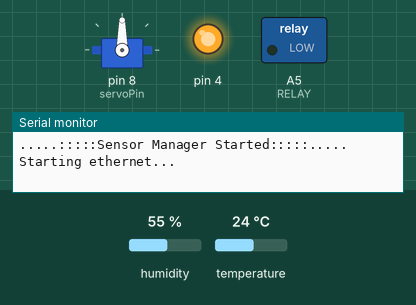
Recording of a sketch running on a simulated Arduino Uno, built for the host (arithmetic inside an expression is 32-bit, double 64-bit). Parts: servo, switched loads named in the sketch (green lamp = pin HIGH), output pins drawn as LEDs (lit = HIGH), the last lines printed to the serial monitor. Wiring (inferred from the names in the program): DHT11 sensor: data pin 7. Inputs (shaded band) come from the test bench; at power-on: humidity 55 %, temperature 24 °C. WiFi joins after 1.5 s; servers stay silent unless stated; uploads are accepted with an empty reply.

Above: at 0.1 s.
At 8.3 s:
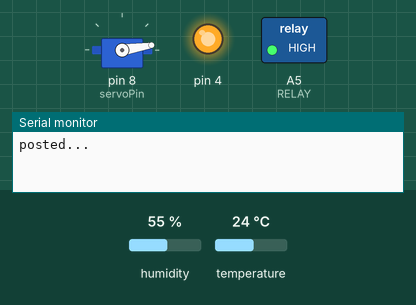
At 12.42 s:
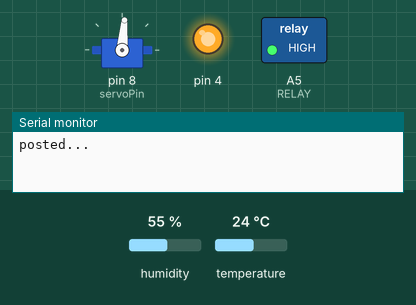
At 36.7 s:
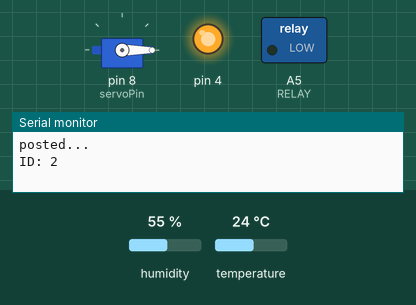
Timing chart, 0 to 38.2 s (numbered marks = the images above):
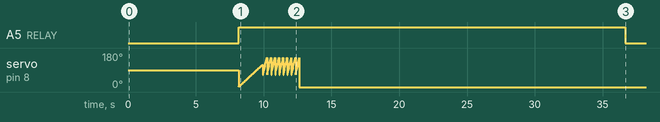

The sketch:

sensorManager.ino
```cpp
#include "DHT.h"
#define DHTPIN 7 // DHT11 sensor is connected on pin 7
#define DHTTYPE DHT11 // Define DHT11 sensor

#include <Ethernet.h> // include ethernet shield library
#include <SPI.h>

#include <Servo.h>

Servo myservo;  // create servo object to control a servo. A maximum of eight servo objects can be created

int RELAY = A5;

int servoPin = 8;
int timer = 0;
int pos;

int groundHumiditySensorInputPin = 0; //analogRead 0 is the analog pin where A0 is connected
int scheduler = 20000;
int defaultDelay = 2000;
int id = 1; // id of the data that read by sensors

byte mac[] = {
  0xDE, 0xAD, 0xBE, 0xEF, 0xFE, 0xED };
//char serverName[] = "45.55.40.47/planten"; // server domain
IPAddress server(45,55,40,47);
//String ipServer = "45.55.40.47/planten";
int serverPort = 80; // server\"s port
char pageName[] = "/create"; // page on the server
IPAddress ip(192, 168, 0, 177); // Set the static IP address to use if the DHCP fails to assign
EthernetClient client;

int totalCount = 0;
String jsonRequest = "";

DHT dht(DHTPIN, DHTTYPE);

void setup()
{
  pinMode(RELAY, OUTPUT);
  Serial.begin(9600);
  myservo.attach(servoPin);

  while (!Serial) {
    ; // wait for serial port to connect. Needed for native USB port only
  }

  Serial.println(".....:::::Sensor Manager Started:::::.....");

  // disable SD SPI
  pinMode(4,OUTPUT);
  digitalWrite(4,HIGH);

  Serial.println("Starting ethernet...");

  // start the Ethernet connection:
  if (Ethernet.begin(mac) == 0) {
    Serial.println("Failed to configure Ethernet using DHCP");
    Ethernet.begin(mac, ip); // try to congifure using IP address instead of DHCP:
  }

  delay(defaultDelay);
  Serial.println(F("connecting..."));
  dht.begin();
}

void loop()
{
  Serial.println();
  Serial.print("ID: ");
  Serial.println(id);

  jsonRequest = "{";

  delay(defaultDelay);
  luchtVochtTemp();

  delay(defaultDelay);
  grondMeting();

  postData();
  jsonRequest = "";

  id = id + 1;
  pompOn();
  setSeedState(true);
  delay(scheduler);
  pompOff();
}

void grondMeting() {
  float firstSensor = analogRead(groundHumiditySensorInputPin);
  Serial.print("Ground Humidity: ");
  Serial.println(firstSensor);

  float sensor0P = 100.00 - ( ( 100.00 * firstSensor ) / 1023.00 );
  int sensorInt = (int) sensor0P;
  Serial.print("Ground Humidity Procent: "); //vochtigheid van water is max 80 procent
  Serial.println("");
  jsonRequest = jsonRequest + "\"ground_humidity\": [{ \"value\": " + sensorInt + "}]}";
  Serial.print(sensorInt);
  Serial.print("%");
  Serial.println();
}

void luchtVochtTemp() {

  // Reading temperature or humidity takes about 250 milliseconds!
  // Sensor readings may also be up to 2 seconds \"old\" (its a very slow sensor)
  float h = dht.readHumidity();
  // Read temperature as Celsius (the default)
  float t = dht.readTemperature();
  // Read temperature as Fahrenheit (isFahrenheit = true)
  float f = dht.readTemperature(true);

  // Check if any reads failed and exit early (to try again).
  if (isnan(h) || isnan(t) || isnan(f)) {
    Serial.println("Failed to read from DHT sensor!");
    return;
  }

  String airTemp = String((int)t, (unsigned char)DEC);
  String airHum = String((int)h, (unsigned char)DEC);

  float hif = dht.computeHeatIndex(f, h); // Compute heat index in Fahrenheit (the default)
  float hic = dht.computeHeatIndex(t, h, false); // Compute heat index in Celsius (isFahreheit = false)

  jsonRequest = jsonRequest + "\"temperature\": [{ \"value\": " + airTemp + ",\"unit\": \"C\"}], \"air_humidity\": [{ \"value\": " + airHum + "}],";

  Serial.print("Air Humidity: ");
  Serial.print(h);
  Serial.println(" %\t");
  Serial.print("Air Temperature: ");
  Serial.print(t);
  Serial.print("C ");
  Serial.print(f);
  Serial.println("F\t");
  Serial.print("Air Heat index: ");
  Serial.print(hic);
  Serial.print("C ");
  Serial.print(hif);
  Serial.println("F");
}

/**
 * Method to postData to Webservice
 */
void postData() {
  //String jsonRequest = "{\"temperature\": [{ \"value\": 6,\"unit\": \"C\", \"timestamp\": 1444498560}], \"air_humidity\": [{ \"value\": 70, \"timestamp\": 1444498560}], \"ground_humidity\": [{ \"value\": 80, \"timestamp\": 1444498560}]}";

  if (client.connect(server, serverPort)) { // REPLACE WITH YOUR SERVER ADDRESS
    Serial.println(F("Making HTTP request..."));
    client.println("POST /planten/create HTTP/1.1");
    client.println("Host: funda.ga"); // SERVER ADDRESS HERE TOO
    client.println("User-Agent: Arduino/1.0");
    client.println("Connection: close");
    client.println("Content-Type: application/json charset=UTF-8");
    client.print("Content-Length: ");
    client.println(jsonRequest.length());
    client.println();
    Serial.println(jsonRequest);
    client.print(jsonRequest);
    Serial.println("posted...");
  }
  else {
    Serial.println("Connection failed to post");
    Serial.println("Disconnecting.");
    client.stop();
  }

  if (client.connected()) {
    client.stop();	// DISCONNECT FROM THE SERVER
  }
}

void pompOn(){
  digitalWrite(RELAY, HIGH);
}

void pompOff(){
  digitalWrite(RELAY, LOW);
}

void setSeedState(bool state){
  if(!state){
    digitalWrite(servoPin,LOW);
  }
  if(state){
    digitalWrite(servoPin,HIGH);
    RotateServo();
  }
}

void RotateServo(){
  for(timer = 0; timer < 400; timer += 1)
  {
    if (timer > 0 && timer < 120) // start rotating servo
    {
      myservo.write(timer);
      delay(15);
    }

    if (timer > 120 && timer < 130) // shake servo
    {
      for(pos = 60; pos < 160; pos += 5)
      {
        myservo.write(pos);
        delay(15);
      }
    }

    if (timer > 130 && timer < 400) // stop servo
    {
      myservo.write(0);
      delay(15);
    }

    if (timer == 400) // restart servo process
    {
      timer = 1;
    }
    setSeedState(false);
  }
}
```

DHT.cpp
```cpp
// (licence header left out)
#include "DHT.h"

#define MIN_INTERVAL 2000

DHT::DHT(uint8_t pin, uint8_t type, uint8_t count) {
  _pin = pin;
  _type = type;
  _bit = digitalPinToBitMask(pin);
  _port = digitalPinToPort(pin);
  _maxcycles = microsecondsToClockCycles(1000);  // 1 millisecond timeout for
                                                 // reading pulses from DHT sensor.
  // Note that count is now ignored as the DHT reading algorithm adjusts itself
  // basd on the speed of the processor.
}

void DHT::begin(void) {
  // set up the pins!
  pinMode(_pin, INPUT_PULLUP);
  // Using this value makes sure that millis() - lastreadtime will be
  // >= MIN_INTERVAL right away. Note that this assignment wraps around,
  // but so will the subtraction.
  _lastreadtime = -MIN_INTERVAL;
  DEBUG_PRINT("Max clock cycles: "); DEBUG_PRINTLN(_maxcycles, DEC);
}

//boolean S == Scale.  True == Fahrenheit; False == Celcius
float DHT::readTemperature(bool S, bool force) {
  float f = NAN;

  if (read(force)) {
    switch (_type) {
    case DHT11:
      f = data[2];
      if(S) {
        f = convertCtoF(f);
      }
      break;
    case DHT22:
    case DHT21:
      f = data[2] & 0x7F;
      f *= 256;
      f += data[3];
      f /= 10;
      if (data[2] & 0x80) {
        f *= -1;
      }
      if(S) {
        f = convertCtoF(f);
      }
      break;
    }
  }
  return f;
}

float DHT::convertCtoF(float c) {
  return c * 9 / 5 + 32;
}

float DHT::convertFtoC(float f) {
  return (f - 32) * 5 / 9;
}

float DHT::readHumidity(bool force) {
  float f = NAN;
  if (read()) {
    switch (_type) {
    case DHT11:
      f = data[0];
      break;
    case DHT22:
    case DHT21:
      f = data[0];
      f *= 256;
      f += data[1];
      f /= 10;
      break;
    }
  }
  return f;
}

//boolean isFahrenheit: True == Fahrenheit; False == Celcius
float DHT::computeHeatIndex(float temperature, float percentHumidity, bool isFahrenheit) {
  // Adapted from equation at: https://github.com/adafruit/DHT-sensor-library/issues/9 and
  // Wikipedia: http://en.wikipedia.org/wiki/Heat_index
  if (!isFahrenheit) {
    // Celsius heat index calculation.
    return -8.784695 +
             1.61139411 * temperature +
             2.338549   * percentHumidity +
            -0.14611605 * temperature*percentHumidity +
            -0.01230809 * pow(temperature, 2) +
            -0.01642482 * pow(percentHumidity, 2) +
             0.00221173 * pow(temperature, 2) * percentHumidity +
             0.00072546 * temperature*pow(percentHumidity, 2) +
            -0.00000358 * pow(temperature, 2) * pow(percentHumidity, 2);
  }
  else {
    // Fahrenheit heat index calculation.
    return -42.379 +
             2.04901523 * temperature +
            10.14333127 * percentHumidity +
            -0.22475541 * temperature*percentHumidity +
            -0.00683783 * pow(temperature, 2) +
            -0.05481717 * pow(percentHumidity, 2) +
             0.00122874 * pow(temperature, 2) * percentHumidity +
             0.00085282 * temperature*pow(percentHumidity, 2) +
            -0.00000199 * pow(temperature, 2) * pow(percentHumidity, 2);
  }
}

boolean DHT::read(bool force) {
  // Check if sensor was read less than two seconds ago and return early
  // to use last reading.
  uint32_t currenttime = millis();
  if (!force && ((currenttime - _lastreadtime) < 2000)) {
    return _lastresult; // return last correct measurement
  }
  _lastreadtime = currenttime;

  // Reset 40 bits of received data to zero.
  data[0] = data[1] = data[2] = data[3] = data[4] = 0;

  // Send start signal.  See DHT datasheet for full signal diagram:
  //   http://www.adafruit.com/datasheets/Digital%20humidity%20and%20temperature%20sensor%20AM2302.pdf

  // Go into high impedence state to let pull-up raise data line level and
  // start the reading process.
  digitalWrite(_pin, HIGH);
  delay(250);

  // First set data line low for 20 milliseconds.
  pinMode(_pin, OUTPUT);
  digitalWrite(_pin, LOW);
  delay(20);

  uint32_t cycles[80];
  {
    // Turn off interrupts temporarily because the next sections are timing critical
    // and we don't want any interruptions.
    InterruptLock lock;

    // End the start signal by setting data line high for 40 microseconds.
    digitalWrite(_pin, HIGH);
    delayMicroseconds(40);

    // Now start reading the data line to get the value from the DHT sensor.
    pinMode(_pin, INPUT_PULLUP);
    delayMicroseconds(10);  // Delay a bit to let sensor pull data line low.

    // First expect a low signal for ~80 microseconds followed by a high signal
    // for ~80 microseconds again.
    if (expectPulse(LOW) == 0) {
      DEBUG_PRINTLN(F("Timeout waiting for start signal low pulse."));
      _lastresult = false;
      return _lastresult;
    }
    if (expectPulse(HIGH) == 0) {
      DEBUG_PRINTLN(F("Timeout waiting for start signal high pulse."));
      _lastresult = false;
      return _lastresult;
    }

    // Now read the 40 bits sent by the sensor.  Each bit is sent as a 50
    // microsecond low pulse followed by a variable length high pulse.  If the
    // high pulse is ~28 microseconds then it's a 0 and if it's ~70 microseconds
    // then it's a 1.  We measure the cycle count of the initial 50us low pulse
    // and use that to compare to the cycle count of the high pulse to determine
    // if the bit is a 0 (high state cycle count < low state cycle count), or a
    // 1 (high state cycle count > low state cycle count). Note that for speed all
    // the pulses are read into a array and then examined in a later step.
    for (int i=0; i<80; i+=2) {
      cycles[i]   = expectPulse(LOW);
      cycles[i+1] = expectPulse(HIGH);
    }
  } // Timing critical code is now complete.

  // Inspect pulses and determine which ones are 0 (high state cycle count < low
  // state cycle count), or 1 (high state cycle count > low state cycle count).
  for (int i=0; i<40; ++i) {
    uint32_t lowCycles  = cycles[2*i];
    uint32_t highCycles = cycles[2*i+1];
    if ((lowCycles == 0) || (highCycles == 0)) {
      DEBUG_PRINTLN(F("Timeout waiting for pulse."));
      _lastresult = false;
      return _lastresult;
    }
    data[i/8] <<= 1;
    // Now compare the low and high cycle times to see if the bit is a 0 or 1.
    if (highCycles > lowCycles) {
      // High cycles are greater than 50us low cycle count, must be a 1.
      data[i/8] |= 1;
    }
    // Else high cycles are less than (or equal to, a weird case) the 50us low
    // cycle count so this must be a zero.  Nothing needs to be changed in the
    // stored data.
  }

  DEBUG_PRINTLN(F("Received:"));
  DEBUG_PRINT(data[0], HEX); DEBUG_PRINT(F(", "));
  DEBUG_PRINT(data[1], HEX); DEBUG_PRINT(F(", "));
  DEBUG_PRINT(data[2], HEX); DEBUG_PRINT(F(", "));
  DEBUG_PRINT(data[3], HEX); DEBUG_PRINT(F(", "));
  DEBUG_PRINT(data[4], HEX); DEBUG_PRINT(F(" =? "));
  DEBUG_PRINTLN((data[0] + data[1] + data[2] + data[3]) & 0xFF, HEX);

  // Check we read 40 bits and that the checksum matches.
  if (data[4] == ((data[0] + data[1] + data[2] + data[3]) & 0xFF)) {
    _lastresult = true;
    return _lastresult;
  }
  else {
    DEBUG_PRINTLN(F("Checksum failure!"));
    _lastresult = false;
    return _lastresult;
  }
}

// Expect the signal line to be at the specified level for a period of time and
// return a count of loop cycles spent at that level (this cycle count can be
// used to compare the relative time of two pulses).  If more than a millisecond
// ellapses without the level changing then the call fails with a 0 response.
// This is adapted from Arduino's pulseInLong function (which is only available
// in the very latest IDE versions):
//   https://github.com/arduino/Arduino/blob/master/hardware/arduino/avr/cores/arduino/wiring_pulse.c
uint32_t DHT::expectPulse(bool level) {
  uint32_t count = 0;
  // On AVR platforms use direct GPIO port access as it's much faster and better
  // for catching pulses that are 10's of microseconds in length:
  #ifdef __AVR
    uint8_t portState = level ? _bit : 0;
    while ((*portInputRegister(_port) & _bit) == portState) {
      if (count++ >= _maxcycles) {
        return 0; // Exceeded timeout, fail.
      }
    }
  // Otherwise fall back to using digitalRead (this seems to be necessary on ESP8266
  // right now, perhaps bugs in direct port access functions?).
  #else
    while (digitalRead(_pin) == level) {
      if (count++ >= _maxcycles) {
        return 0; // Exceeded timeout, fail.
      }
    }
  #endif

  return count;
}
```

DHT.h
```cpp
// (licence header left out)
#ifndef DHT_H
#define DHT_H

#if ARDUINO >= 100
 #include "Arduino.h"
#else
 #include "WProgram.h"
#endif


// Uncomment to enable printing out nice debug messages.
//#define DHT_DEBUG

// Define where debug output will be printed.
#define DEBUG_PRINTER Serial

// Setup debug printing macros.
#ifdef DHT_DEBUG
  #define DEBUG_PRINT(...) { DEBUG_PRINTER.print(__VA_ARGS__); }
  #define DEBUG_PRINTLN(...) { DEBUG_PRINTER.println(__VA_ARGS__); }
#else
  #define DEBUG_PRINT(...) {}
  #define DEBUG_PRINTLN(...) {}
#endif

// Define types of sensors.
#define DHT11 11
#define DHT22 22
#define DHT21 21
#define AM2301 21


class DHT {
  public:
   DHT(uint8_t pin, uint8_t type, uint8_t count=6);
   void begin(void);
   float readTemperature(bool S=false, bool force=false);
   float convertCtoF(float);
   float convertFtoC(float);
   float computeHeatIndex(float temperature, float percentHumidity, bool isFahrenheit=true);
   float readHumidity(bool force=false);
   boolean read(bool force=false);

 private:
  uint8_t data[5];
  uint8_t _pin, _type, _bit, _port;
  uint32_t _lastreadtime, _maxcycles;
  bool _lastresult;

  uint32_t expectPulse(bool level);

};

class InterruptLock {
  public:
   InterruptLock() {
    noInterrupts();
   }
   ~InterruptLock() {
    interrupts();
   }

};

#endif
```

Measured:
- by itself, A5 (RELAY): LOW → HIGH at 8.2 s, → LOW 28.5 s later
